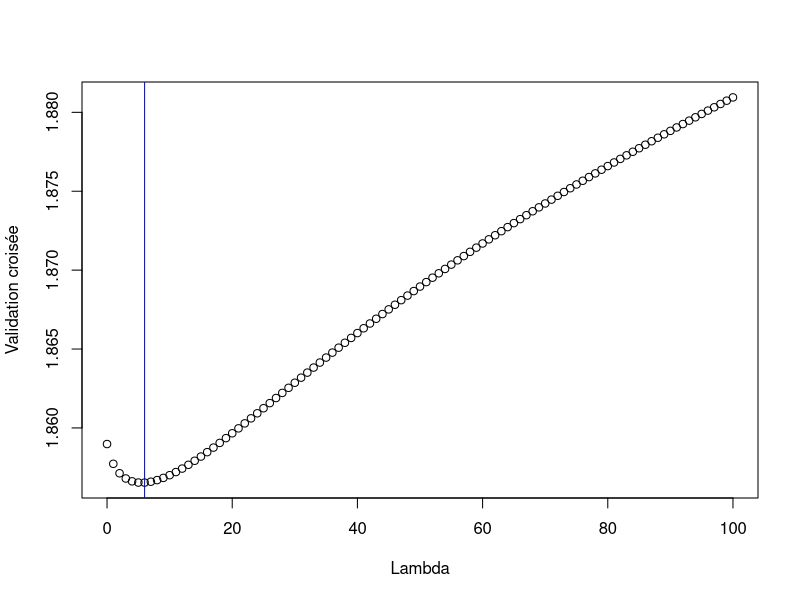
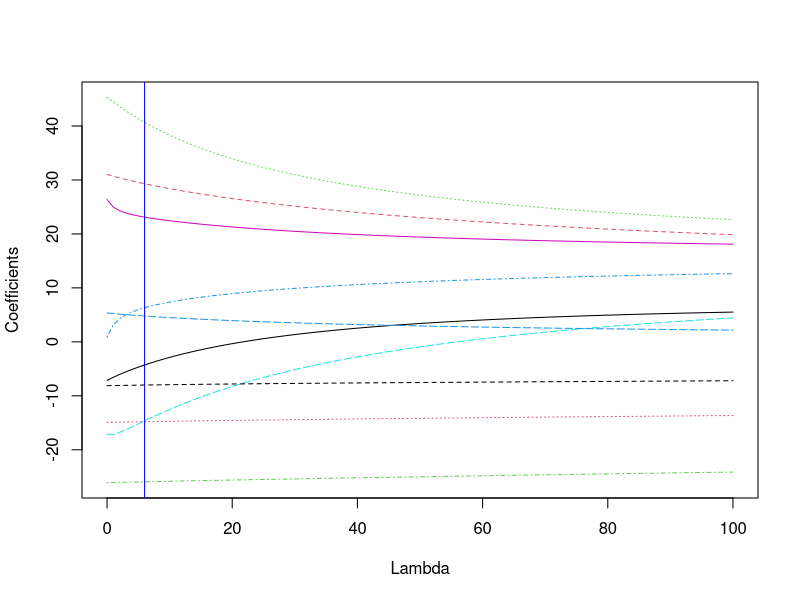
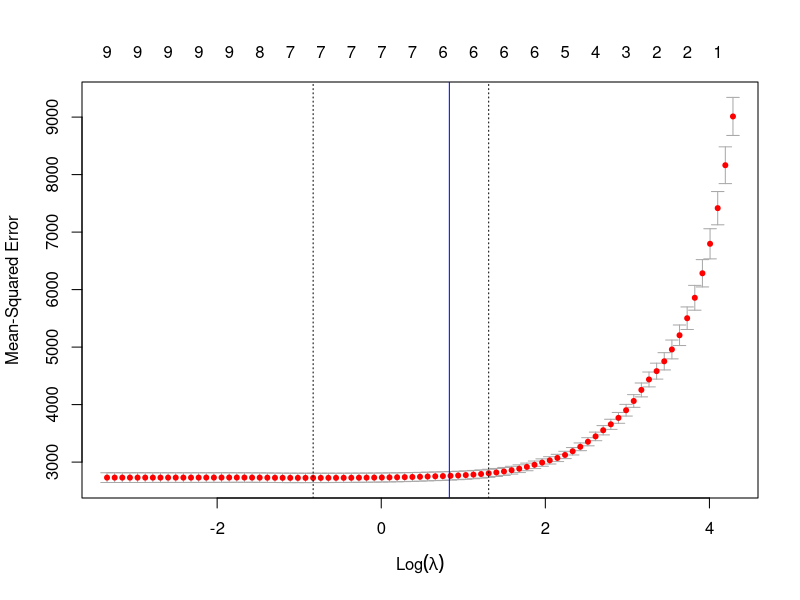
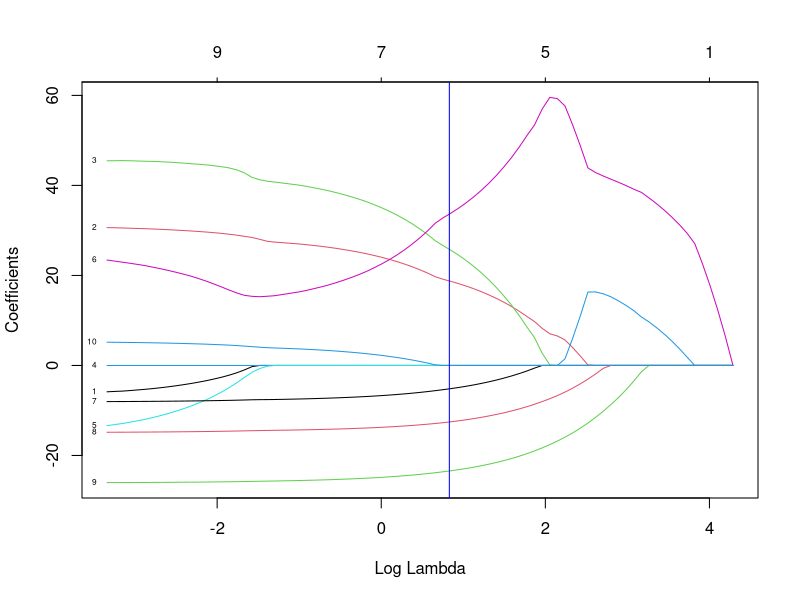

These charts were generated, in order, by the following R code:
## ---- chunk 1
library(glmnet)
tab <- read.csv(file = "Mexico_data.csv", header = TRUE, sep = ",")
## ---- chunk 2
library(MASS)
Y <- as.numeric(tab$Total)
X <- as.matrix(tab[, 2:11])
Xs <- scale(X)
tabr <- data.frame(lpsa = Y, Xs)
## ---- chunk 3
lambda_seq <- seq(0, 100, by = 1)
resridge <- lm.ridge(lpsa ~ ., data = tabr, lambda = lambda_seq)

lambda_opt <- lambda_seq[which.min(resridge$GCV)]
print(paste("Lambda optimal:", lambda_opt))
## ---- chunk 4
ridge_model <- lm.ridge(lpsa ~ ., data = tabr, lambda = lambda_opt)
print(coef(ridge_model))
## ---- chunk 5
plot(lambda_seq, resridge$GCV, xlab = "Lambda", ylab = "Validation croisée")
abline(v = lambda_opt, col = "blue")
## ---- chunk 6
matplot(lambda_seq, coef(resridge)[, -1], type = "l", xlab = "Lambda", ylab = "Coefficients")
abline(v = lambda_opt, col = "blue")
## ---- chunk 7
coeffs_ridge <- coef(ridge_model)
print(coeffs_ridge)

vr <- order(abs(coeffs_ridge), decreasing = TRUE)
head(vr)
## ---- chunk 8
names(coeffs_ridge)[vr[1:6]]
## ---- chunk 9
library(glmnet)
Y <- as.numeric(tab$Total)
X <- as.matrix(tab[, 2:11])
Xs <- scale(X)
Y_matrix <- matrix(Y, length(Y), 1)
## ---- chunk 10
m_lasso <- cv.glmnet(Xs, Y_matrix, alpha = 1)
print(paste(m_lasso$lambda.min))
## ---- chunk 11
lasso_model <- glmnet(Xs, Y_matrix, alpha = 1, lambda = m_lasso$lambda.min)
## ---- chunk 12
plot(m_lasso)
abline(v = -log(m_lasso$lambda.min), col = "blue")
## ---- chunk 13
plot(m_lasso$glmnet.fit, xvar = "lambda", label = TRUE)
abline(v = -log(m_lasso$lambda.min), col = "blue")
## ---- chunk 14
coeffs_lasso <- coef(lasso_model)
print(coeffs_lasso)

vl <- order(abs(coeffs_lasso), decreasing = TRUE)
head(vl)
## ---- chunk 15
sum(coeffs_lasso != 0) - 1 # -1 pour exclure l'intercept
## ---- chunk 16
rownames(coeffs_lasso)[vl[1:6]]
## ---- chunk 17
data.frame(Ridge_Top5 = names(coeffs_ridge)[vr[2:6]], Lasso_Top5 = rownames(coeffs_lasso)[vl[2:6]])
## ---- chunk 18
cat("RIDGE : 10 variables (toutes conservées)\n")
cat("LASSO :", sum(coeffs_lasso != 0) - 1, "variables conservées\n")
